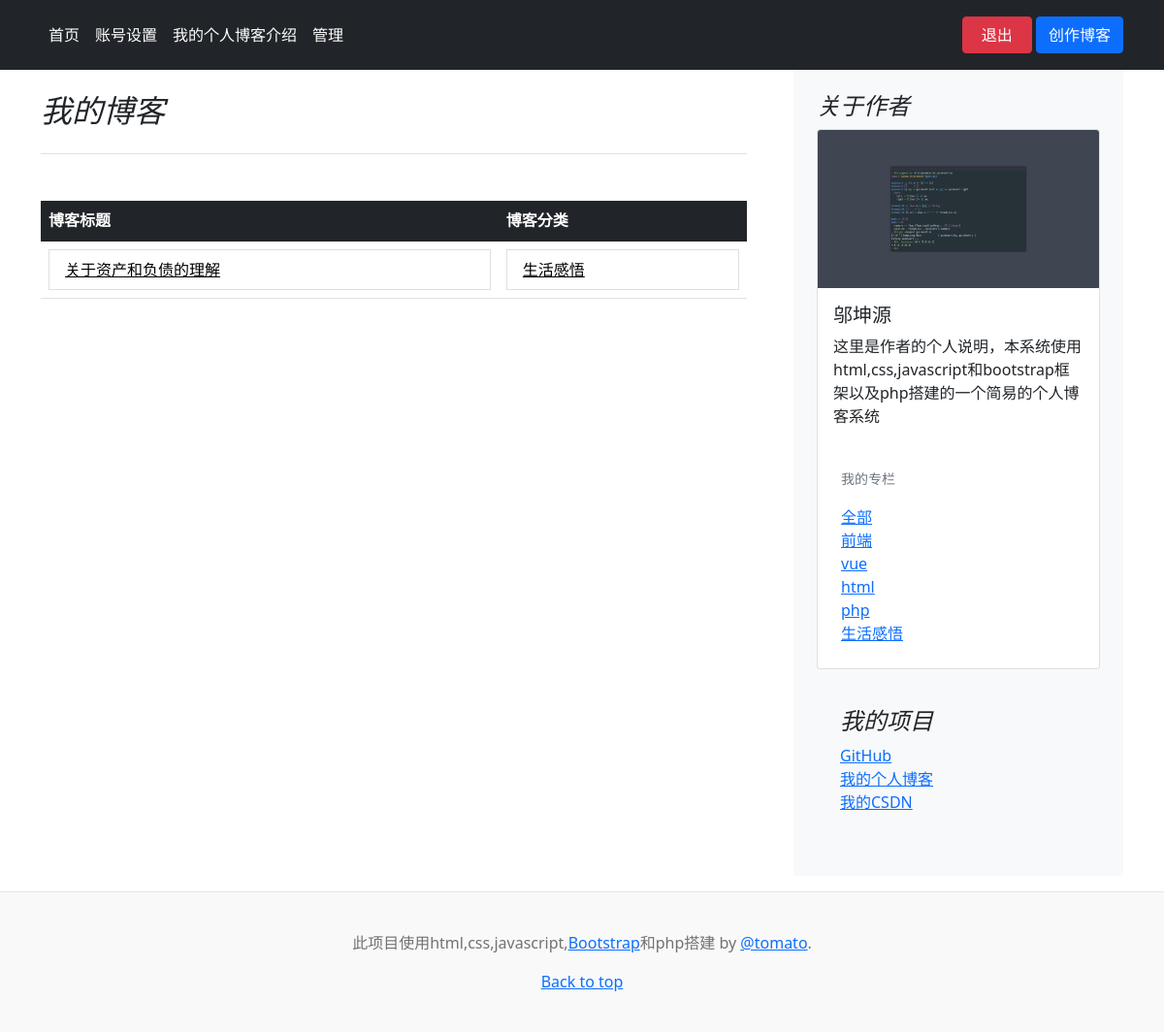
Before: /BlogHomePage/BlogHomePage.php?blogType=生活感悟 (signed in) with the older database file.
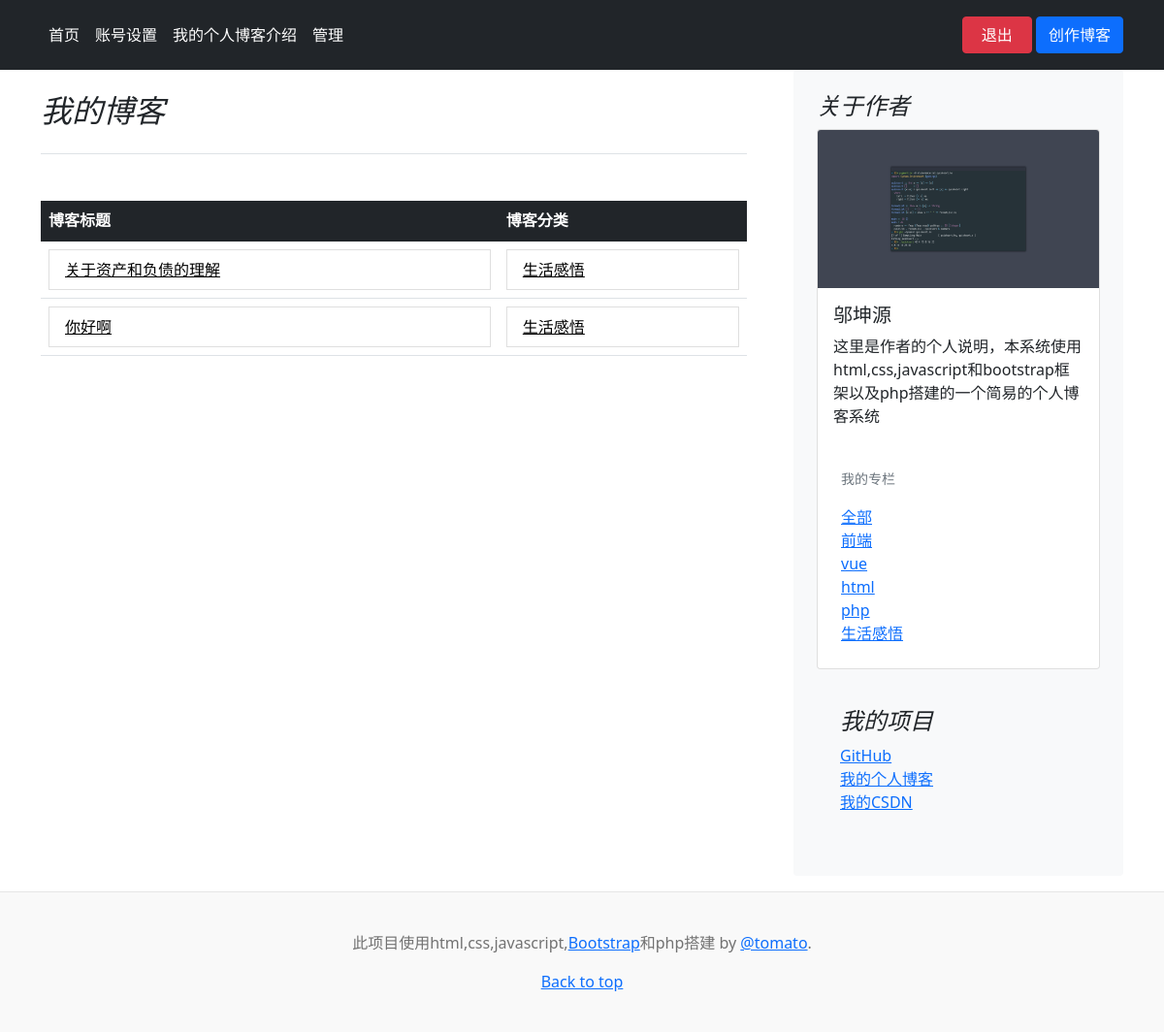
After: the same page with the newer database file.
### tables this page shows
CREATE TABLE `blog_content` (
  `blog_id` int(20) NOT NULL COMMENT '主键',
  `userName` char(20) DEFAULT NULL COMMENT '作者账号',
  `name` varchar(40) DEFAULT NULL COMMENT '作者昵称',
  `type` varchar(40) DEFAULT NULL COMMENT '博客类别',
  `title` varchar(40) DEFAULT NULL COMMENT '博客标题',
  `content` varchar(2000) DEFAULT NULL COMMENT '博客内容',
  `create_time` datetime NOT NULL DEFAULT current_timestamp() COMMENT '创建时间'
);

CREATE TABLE `blog_type` (
  `type_id` int(20) NOT NULL COMMENT '主键',
  `userName` char(20) DEFAULT NULL COMMENT '作者账号',
  `type` varchar(40) DEFAULT NULL COMMENT '类别'
);

### BlogHomePage/aboutMe.php (the view, shortened to what this page needs)
<div class="col-md-4">
  <div class="position-sticky" style="top: 2rem;">
    <div class="p-4 mb-3 bg-light rounded">
      <h4 class="fst-italic">关于作者</h4>
      <div class="card mb-3">
        <img src="../assets/images/code.png" class="card-img-top" alt="...">
        <div class="card-body">
          <h5 class="card-title"><?php echo $name; ?></h5>
          <p class="card-text"><?php echo $info; ?></p>
        </div>
        <div class="p-4">
          <p class="card-text"><small class="text-muted">我的专栏</small></p>
          <ol class="list-unstyled mb-0">
            <li><a href='./BlogHomePage.php?type=myblog'>全部</a></li>
            <?php
            $sql = "SELECT * FROM blog_type where userName=$userName";
            $result = mysqli_query($conn, $sql);
            while ($row = mysqli_fetch_array($result)) {
              $blogType = $row['type'];
              echo "<li><a href='BlogHomePage.php?blogType=$blogType'>$blogType</a></li>";
            }
            ?>
          </ol>
        </div>
      </div>
      <div class="p-4">
        <h4 class="fst-italic">我的项目</h4>
        <ol class="list-unstyled">
          <li><a href="https://github.com/tomato-wu" target="_blank">GitHub</a></li>
          <li><a href="https://tomato-wu.github.io/" target="_blank">我的个人博客</a></li>
          <li><a href="https://blog.csdn.net/weixin_45644335?spm=1000.2115.3001.5343" target="_blank">我的CSDN</a></li>
        </ol>
      </div>
    </div>
  </div>
</div>

### BlogHomePage/blogPage/classifyBlog.php
<div class="col-md-8">
  <h2 class="pb-4 mb-5 mt-4 fst-italic border-bottom">
    我的博客
  </h2>
  <table class="table">
    <thead class="table-dark">
      <tr>
        <th>博客标题</th>
        <th>博客分类</th>
      </tr>
    </thead>
    <tbody>
      <?php
      $result = mysqli_query($conn, "SELECT * FROM blog_content where userName=$userName and type like '%{$_GET['blogType']}%' ");
      while ($row = mysqli_fetch_array($result)) {
        $blogTitle = $row['title'];
        $blogType = $row['type'];
        $blog_id = $row['blog_id'];
      ?>
        <tr>
          <td><?php echo "<li class='list-group-item'><a style='color: black' href='../BlogDetail/myBlogDetail.php?blog_id=$blog_id'>$blogTitle</a></li>"; ?></td>
          <td><?php echo "<li class='list-group-item'><a style='color: black' href='../BlogDetail/myBlogDetail.php?blog_id=$blog_id'>$blogType</a></li>"; ?></td>
        </tr>
      <?php
      }
      ?>
    </tbody>
  </table>
</div>

Changed rows visible on the page:
added blog_content: title "你好啊", type "生活感悟"
